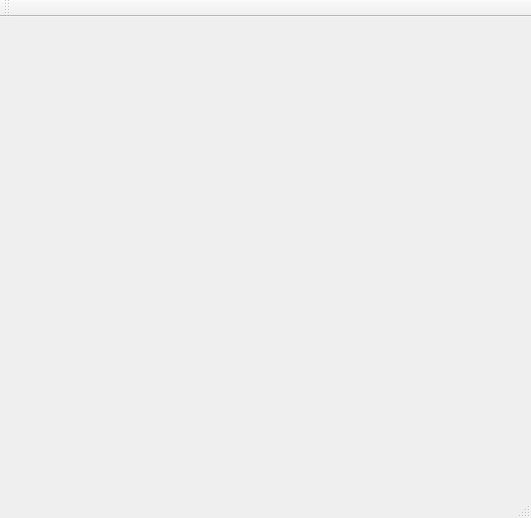
<?xml version="1.0" encoding="UTF-8"?>
<ui version="4.0">
 <class>myMainWindow</class>
 <widget class="QMainWindow" name="myMainWindow">
  <property name="geometry">
   <rect>
    <x>0</x>
    <y>0</y>
    <width>531</width>
    <height>518</height>
   </rect>
  </property>
  <property name="windowTitle">
   <string>myMainWindow</string>
  </property>
  <widget class="QWidget" name="centralwidget"/>
  <widget class="QStatusBar" name="statusbar"/>
  <widget class="QMenuBar" name="menuBar">
   <property name="geometry">
    <rect>
     <x>0</x>
     <y>0</y>
     <width>531</width>
     <height>26</height>
    </rect>
   </property>
  </widget>
  <widget class="QToolBar" name="toolBar">
   <property name="windowTitle">
    <string>toolBar</string>
   </property>
   <attribute name="toolBarArea">
    <enum>TopToolBarArea</enum>
   </attribute>
   <attribute name="toolBarBreak">
    <bool>false</bool>
   </attribute>
  </widget>
  <action name="action_N">
   <property name="text">
    <string>新建文件(&amp;N)</string>
   </property>
  </action>
 </widget>
 <resources/>
 <connections/>
</ui>
